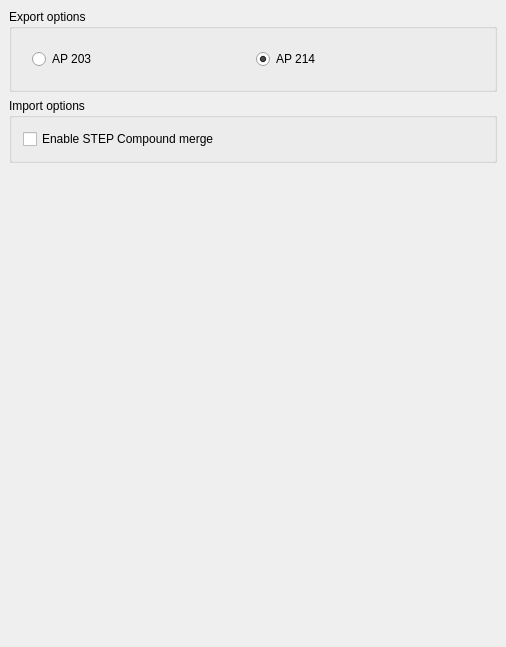
<?xml version="1.0" encoding="UTF-8"?>
<ui version="4.0">
 <class>Gui::Dialog::DlgSettingsDraft</class>
 <widget class="QWidget" name="Gui::Dialog::DlgSettingsDraft">
  <property name="geometry">
   <rect>
    <x>0</x>
    <y>0</y>
    <width>506</width>
    <height>647</height>
   </rect>
  </property>
  <property name="windowTitle">
   <string>(h)STEP</string>
  </property>
  <layout class="QVBoxLayout">
   <property name="spacing">
    <number>6</number>
   </property>
   <property name="margin">
    <number>9</number>
   </property>
   <item>
    <widget class="QGroupBox" name="GroupBox1">
     <property name="title">
      <string>Export options</string>
     </property>
    <layout class="QVBoxLayout" name="verticalLayout">
    <item>
     <layout class="QHBoxLayout" name="horizontalLayout_10">
     <property name="spacing">
      <number>6</number>
     </property>
     <property name="margin">
      <number>9</number>
     </property>
     <item>
      <widget class="Gui::PrefRadioButton" name="radioButtonAP203">
       <property name="toolTip">
           <string>Please select the STEP output format your are willing to get</string>
       </property>
       <property name="text">
        <string notr="true">AP 203</string>
       </property>
       <property name="checked">
        <bool>false</bool>
       </property>
       <property name="prefEntry" stdset="0">
        <cstring>Scheme_203</cstring>
       </property>
       <property name="prefPath" stdset="0">
        <cstring>Mod/Import/hSTEP</cstring>
       </property>
      </widget>
     </item>
     <item>
      <widget class="Gui::PrefRadioButton" name="radioButtonAP214">
       <property name="text">
        <string notr="true">AP 214</string>
       </property>
       <property name="checked">
        <bool>true</bool>
       </property>
       <property name="prefEntry" stdset="0">
        <cstring>Scheme_214</cstring>
       </property>
       <property name="prefPath" stdset="0">
        <cstring>Mod/Import/hSTEP</cstring>
       </property>
      </widget>
     </item>
    </layout>
   </item>
  </layout>
 </widget>
 </item>
 <item>
 <widget class="QGroupBox" name="GroupBox2">
  <property name="title">
      <string>Import options</string>
  </property>
  <layout class="QVBoxLayout" name="verticalLayout2">
   <item>
    <widget class="Gui::PrefCheckBox" name="checkBox">
     <property name="toolTip">
      <string>If this is not checked, no Compound merge will be done during file reading (slower but higher details).</string>
     </property>
     <property name="text">
      <string>Enable STEP Compound merge</string>
     </property>
     <property name="checked">
       <bool>false</bool>
     </property>
     <property name="prefEntry" stdset="0">
      <cstring>ReadShapeCompoundMode</cstring>
     </property>
     <property name="prefPath" stdset="0">
      <cstring>Mod/Import/hSTEP</cstring>
     </property>
    </widget>
   </item>
  </layout>
 </widget>
 </item>
 <item>
  <spacer name="verticalSpacer">
   <property name="orientation">
    <enum>Qt::Vertical</enum>
   </property>
   <property name="sizeHint" stdset="0">
    <size>
     <width>20</width>
     <height>40</height>
    </size>
   </property>
  </spacer>
 </item>
 </layout>
 </widget>
 <layoutdefault spacing="6" margin="11"/>
 <pixmapfunction>qPixmapFromMimeSource</pixmapfunction>
 <customwidgets>
  <customwidget>
   <class>Gui::PrefRadioButton</class>
   <extends>QRadioButton</extends>
   <header>Gui/PrefWidgets.h</header>
  </customwidget>
  <customwidget>
   <class>Gui::PrefCheckBox</class>
   <extends>QCheckBox</extends>
   <header>Gui/PrefWidgets.h</header>
  </customwidget>
  <customwidget>
   <class>Gui::PrefDoubleSpinBox</class>
   <extends>QDoubleSpinBox</extends>
   <header>Gui/PrefWidgets.h</header>
  </customwidget>
 </customwidgets>
 <resources/>
 <connections/>
</ui>
